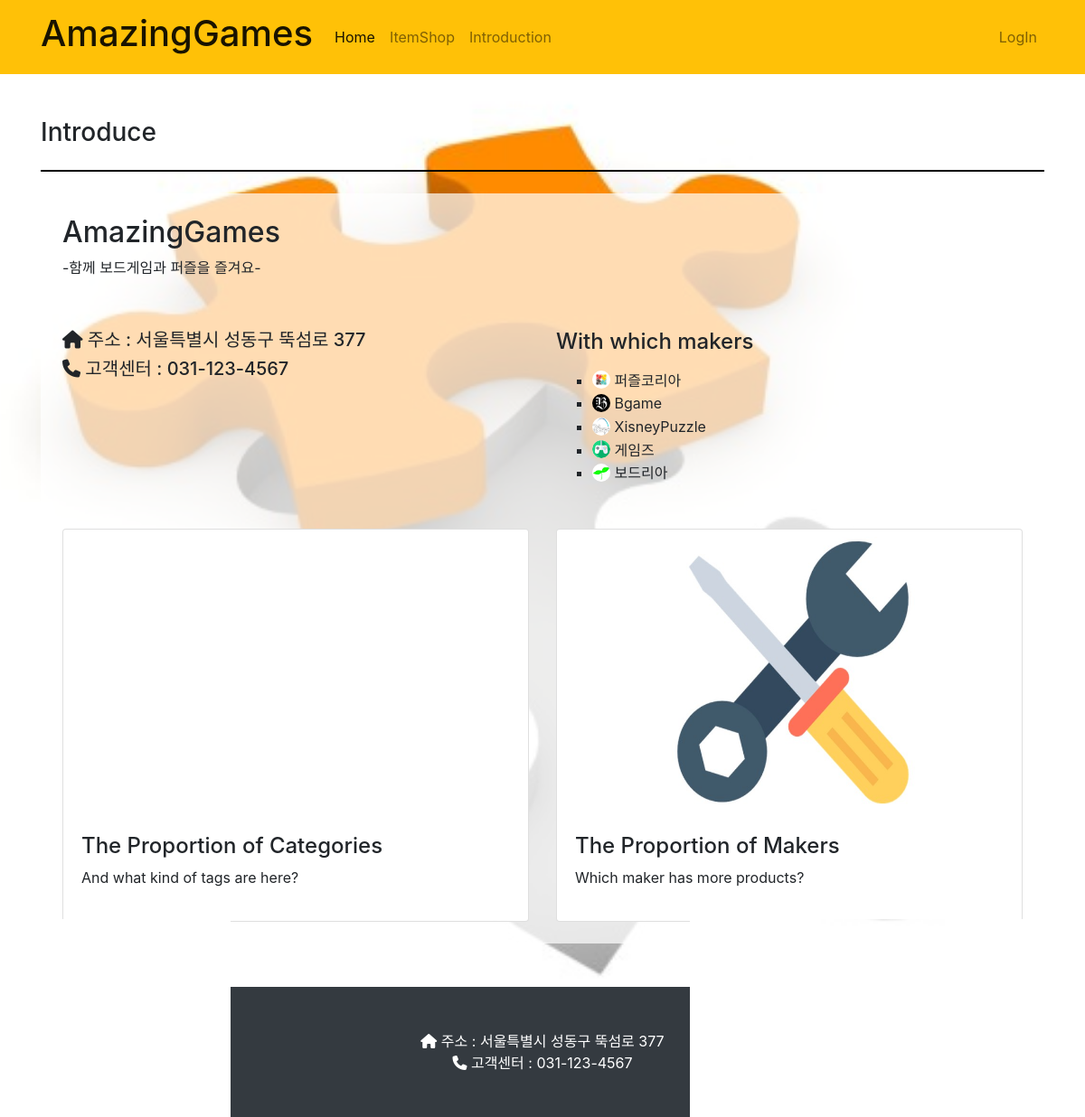
Page /intro/ on the committed database.
### shoppage/models.py (models this page shows, shortened)
class Maker(models.Model):
    name = models.CharField(max_length=30)
    address = models.CharField(max_length=50)
    phone = models.CharField(max_length=20)
    logo = models.ImageField(upload_to='shoppage/logos/%Y/%m/%d/', blank=True)
    def __str__(self):
        return self.name

### singlepage/views.py (the view)
# urls.py: path('intro/', views.intro),
def intro(request):
    makers = Maker.objects.all()
    categories = Category.objects.all()
    tags = Tag.objects.all()
    return render(request, 'singlepage/intro.html', {
        'makers': makers,
        'categories': categories,
        'tags': tags
    })

### shoppage/models.py (called while the page is built)
    def __str__(self):
        return self.name

    def get_absolute_url(self):
        return f'/shop/tag/{self.slug}/'

### singlepage/templates/singlepage/intro.html (shortened to what this page needs)
<!DOCTYPE html>
{% load static %}
<html lang="en">
<head>
    <link href="{% static 'shoppage/bootstrap/bootstrap.min.css' %}" rel="stylesheet" type="text/css" media="screen">
    <link href="{% static 'singlepage/css/intro.css' %}" rel="stylesheet" type="text/css" media="screen">
</head>
<body>
    {% include 'shoppage/navbar.html' %}
    <div class="container">
        <h3 class="my-4 pt-4">Introduce</h3><hr style="border: 1px solid black;">
        <div class="area my-4 p-4">
            <div class="row">
                <div class="col-lg-6">
                    <h2>AmazingGames</h2>
                    <p>-함께 보드게임과 퍼즐을 즐겨요-</p><br>
                </div>
            </div>
            <div class="row justify-content-between">
                <div class="col-lg-5 mt-3">
                    <h5><i class="fa-solid fa-house"></i> 주소 : 서울특별시 성동구 뚝섬로 377</h5>
                    <h5><i class="fa-solid fa-phone"></i> 고객센터 : 031-123-4567</h5>
                </div>
                <div class="col-lg-6 mt-3">
                    <h4>With which makers</h4>
                    <ul type="square" class="pt-2">
                        {% for m in makers %}
                            <li>
                                {% if m.logo %}
                                    <img class="rounded-circle mb-1" width="20px" height="20px" src="{{m.logo.url}}">
                                {% endif %}{{m}}
                            </li>
                        {% endfor %}
                    </ul>
                </div>
            </div>
            <div class="row justify-content-between mt-3">
                <div class="col-lg-6 mt-3">
                    <div class="card" data-toggle="modal" data-target="#stats1">
                        <div class="card-img-top m-2 pr-2" id="mychart1" style="height: 300px;"></div>
                        <div class="card-body">
                            <h4>The Proportion of Categories</h4>
                            <p>And what kind of tags are here?</p>
                        </div>
                    </div>
                </div>
                <div class="col-lg-6 mt-3">
                    <div class="card" data-toggle="modal" data-target="#stats2">
                        <img class="card-img-top m-2 pr-2" style="height: 300px;" src="{% static 'singlepage/images/which_maker.jpg' %}">
                        <div class="card-body">
                            <h4>The Proportion of Makers</h4>
                            <p>Which maker has more products?</p>
                        </div>
                    </div>
                </div>
            </div>
        </div><br>
    </div>
    {% include 'shoppage/footer.html' %}
</body>
</html>

### singlepage/static/singlepage/css/intro.css (style rules this page uses)
body { background: url('/static/singlepage/images/intro_image.jpg') no-repeat center center fixed; -webkit-background-size: cover; -moz-background-size: cover; background-size: cover; -o-background-size: cover; }
.area { background-color: rgba(255, 255, 255, 0.7); }

### rows in the picture
Maker: logo (picture), name "퍼즐코리아"
Maker: logo (picture), name "Bgame"
Maker: logo (picture), name "XisneyPuzzle"
Maker: logo (picture), name "게임즈"
Maker: logo (picture), name "보드리아"
